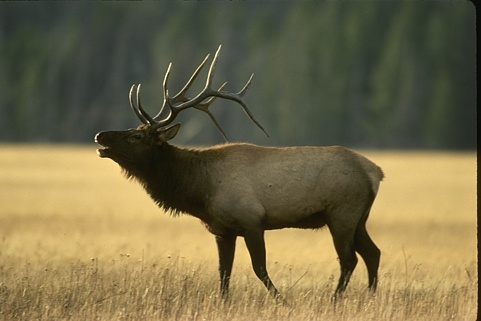
%> input picture Homework5/Homework5_documents/Berkeley_Deer.jpg, 481 x 321 px
$ octave main_homework5_q3.m   (GNU Octave 9; MATLAB toolbox functions it lacks are replaced by stand-ins)
%> lines starting %> are read from the running program, lines starting %| are printed output that depends on the picture
%% Aydın Uzun
% HW 5 06.12.2018
%% question 3
clear;
clf;
berkeley_deer=imread('Berkeley_Deer.jpg');
%> berkeley_deer is the input picture: size 321x481x3 uint8; mean R, G, B 117.1, 107.6, 73.5
berkeley_deer=im2double(berkeley_deer);
%> berkeley_deer: size 321x481x3 double
%extract channels
berkeley_deer_R=berkeley_deer(:,:,1);
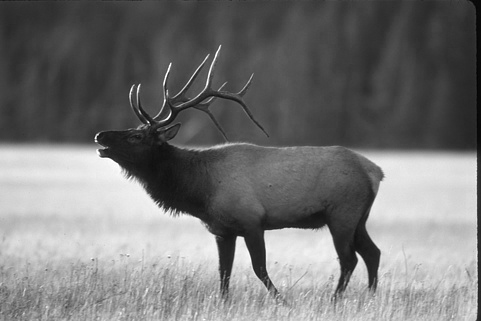
%> berkeley_deer_R: size 321x481 double; min 0.00784, max 1, mean 0.459
berkeley_deer_G=berkeley_deer(:,:,2);
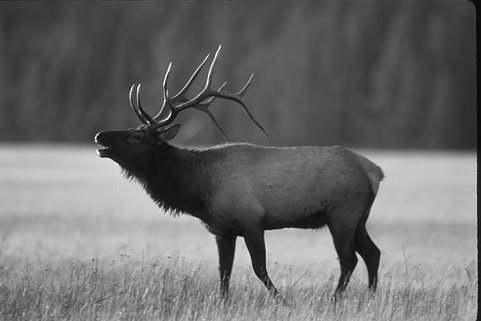
%> berkeley_deer_G: size 321x481 double; min 0.0275, max 1, mean 0.422
berkeley_deer_B=berkeley_deer(:,:,3);
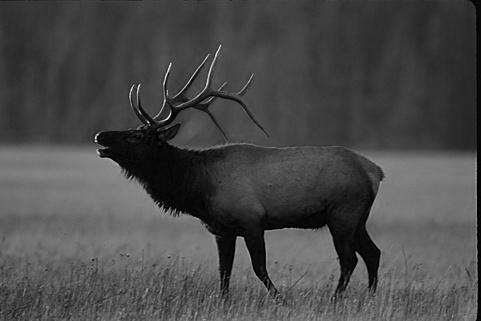
%> berkeley_deer_B: size 321x481 double; min 0, max 0.918, mean 0.288
%get size
[m,n,p]=size(berkeley_deer);
%> m = 321; n = 481; p = 3

% for threshold= 100 :10: 200 % increase threshold from 10 to 200
% for part e uncomment the below code and comment the upper code
% because my visual judgement gives me the best result when threshold
% is 110.
%> (the run ends here)
